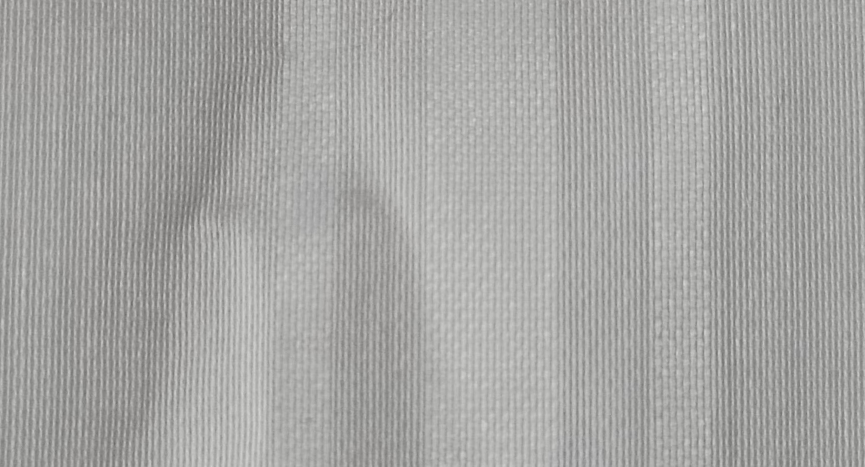
#> input picture 计算机视觉/baibu/test6/r1.png, 1730 x 933 px (shown at 1/2 size)
$ python -i density_test.py   (imports and definitions only)
#> lines starting #> are read from the running program, lines starting #| are printed output that depends on the picture
#> further down, picture is the input picture: shape (933, 1730, 3); mean B, G, R 163.3, 165.3, 165.6
from density import DensityTool
from cv2 import cv2
import pandas as pd
import os
import time
import numpy as np
import math


def enhance_hist(image: np.ndarray) -> np.ndarray:
    """
    基于直方图均衡化，将一副图像的直方图分布变成近似均匀分布，从而增强图像的对比度。
    https://zhuanlan.zhihu.com/p/44918476
    """
    r, g, b = cv2.split(image)
    r1 = cv2.equalizeHist(r)
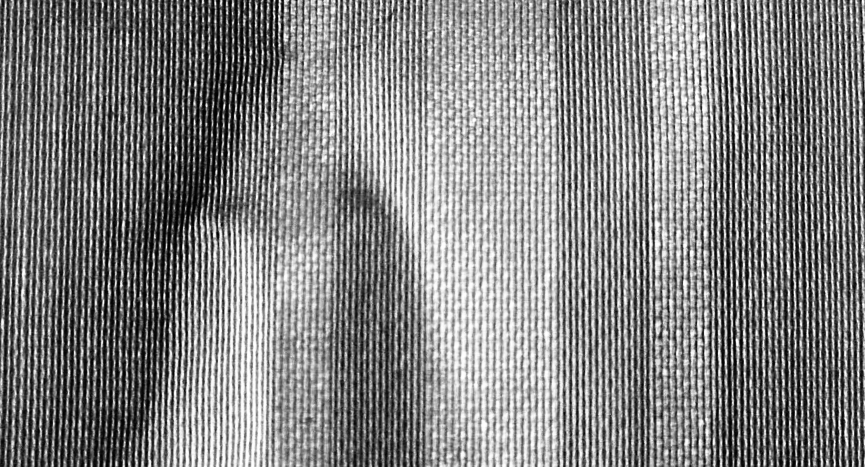
#> r1: shape (933, 1730) (shown at 1/2 size); min 0, max 255, mean 129.5
    g1 = cv2.equalizeHist(g)
    b1 = cv2.equalizeHist(b)
    image_equal_clo = cv2.merge([r1, g1, b1])
    return image_equal_clo

# [74 lines left out: functions print_list, function, check_data, csv_writer, not called in this run]


# [2 lines not run here, left out]

>>> import cv2
>>> picture = cv2.imread('test6/r1.png')
>>> result = enhance_hist(picture)

$ run again, on 计算机视觉/baibu/test6/r11.png
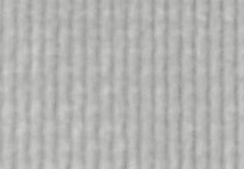
#> input picture 计算机视觉/baibu/test6/r11.png, 244 x 169 px
#> picture is the input picture: shape (169, 244, 3); mean B, G, R 177.7, 179.7, 179.7
#> in enhance_hist, `r1 = cv2.equalizeHist(r)`:
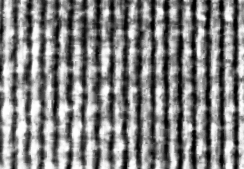
#> r1: shape (169, 244); min 0, max 255, mean 131.1
